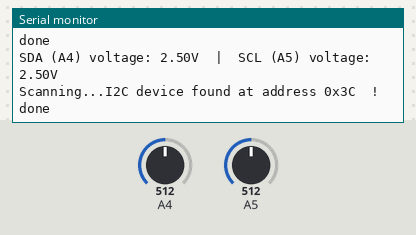
Bench run of a sketch on a simulated Arduino Uno, built with avr-gcc and run on an emulated ATmega328P. Shown: the last lines printed to the serial monitor. The inputs (shaded band) are chosen by the test bench; at power-on: A4 = 512, A5 = 512.

Above: at 1.8 s.
1.9 s: A4 set to 716
At 2.7 s:
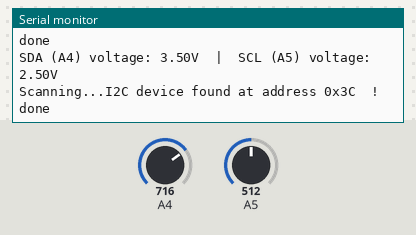
3.4 s: A5 set to 716
At 4.5 s:
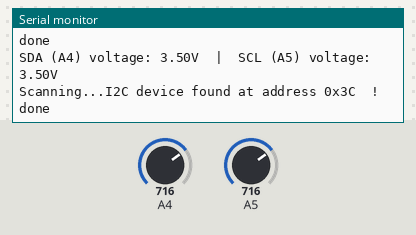
4.9 s: A4 set to 900
At 5.9 s:
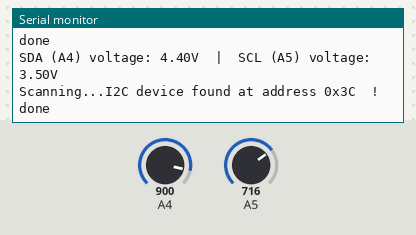
6.4 s: A5 set to 900
At 7.7 s:
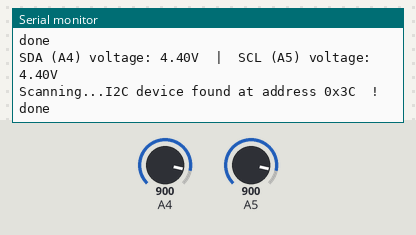
Timing chart, 0 to 8.9 s (numbered marks = the images above; inputs shaded):
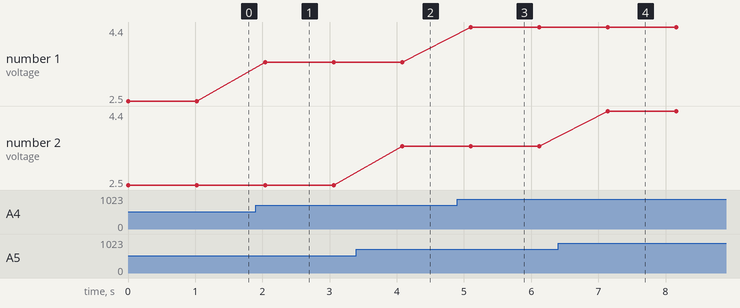

Measured:
- after the input at 1.9 s, the serial monitor: prints a new line after 0.14 s (image 1)
- after the input at 3.4 s, the serial monitor: prints a new line after 0.68 s (image 2)
- after the input at 4.9 s, the serial monitor: prints a new line after 0.20 s (image 3)
- after the input at 6.4 s, the serial monitor: prints a new line after 0.74 s (image 4)
- plotted number 1: 2.5 → 3.5 after the input at 1.9 s, 3.5 → 4.4 after the input at 4.9 s

The sketch:

i2c.ino
```cpp
#include <Wire.h>

// Set I2C bus to use: Wire, Wire1, etc.
#define WIRE Wire

void setup() {
  WIRE.begin();
  // NOTE: Do NOT enable internal pull-ups (they pull to 5V).
  // Use external 4.7k resistors to 3.3V instead.

  Serial.begin(115200);
  while (!Serial)
     delay(10);
  Serial.println("\nI2C Scanner");
}


void loop() {
  byte error, address;
  int nDevices;

  // Read and print voltage on SDA and SCL lines
  float sdaVoltage = analogRead(A4) * (5.0 / 1023.0);
  float sclVoltage = analogRead(A5) * (5.0 / 1023.0);
  Serial.print("SDA (A4) voltage: ");
  Serial.print(sdaVoltage, 2);
  Serial.print("V  |  SCL (A5) voltage: ");
  Serial.print(sclVoltage, 2);
  Serial.println("V");

  // Re-enable I2C after analogRead took over the pins
  WIRE.begin();

  Serial.print("Scanning...");

  nDevices = 0;
  for(address = 1; address < 127; address++ )
  {
    // The i2c_scanner uses the return value of
    // the Write.endTransmisstion to see if
    // a device did acknowledge to the address.
    WIRE.beginTransmission(address);
    error = WIRE.endTransmission();

    if (error == 0)
    {
      Serial.print("I2C device found at address 0x");
      if (address<16)
        Serial.print("0");
      Serial.print(address,HEX);
      Serial.println("  !");

      nDevices++;
    }
    else if (error==4)
    {
      Serial.print("Unknown error at address 0x");
      if (address<16)
        Serial.print("0");
      Serial.println(address,HEX);
    }
  }
  if (nDevices == 0)
    Serial.println("No I2C devices found\n");
  else
    Serial.println("done\n");

  delay(1000);           // wait 5 seconds for next scan
}
```
